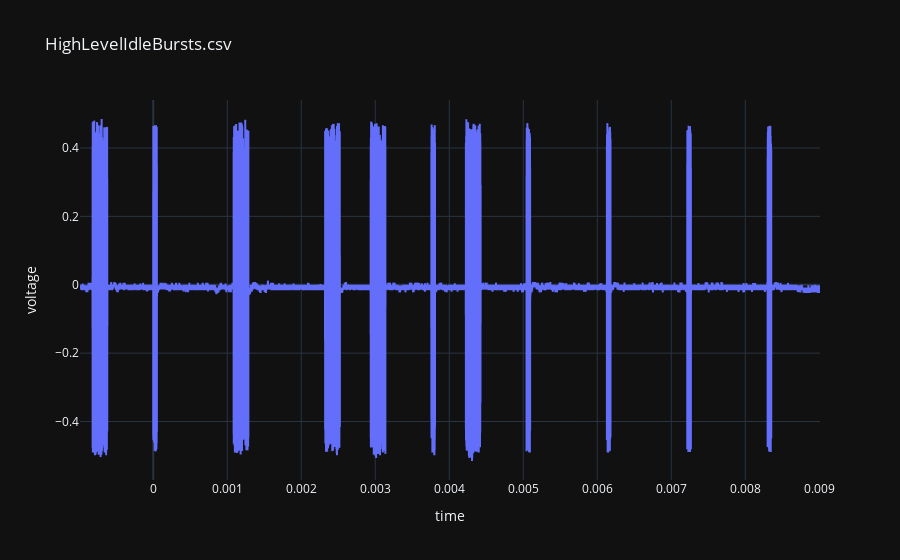

The notebook cell this image was saved under:
### Markdown cell above
# Button Down data

Higher resolution data from some time after the down button was pressed

### Code cell
# Read in burst csv
df = pd.read_csv('/home/chrismettal/GitLocal/Shimano-E-Tube/data/scopes/SomewhereAfterButtonDown/SomewhereAfterButtonDown.csv')

# Drop garbage data at beginning
df = df.drop(index=[0,1])

# Convert scientific notation to float
df['time']  = df['x-axis'].astype(float)
df['voltage'] = df['1'].astype(float)
df = df.drop(columns=['x-axis', '1'])

# Plot dataframe
fig = px.line(df, x = 'time', y = 'voltage', title=file, template='plotly_dark')
fig.show()

### Figure 1 — Plotly figure (JSON) as saved in the notebook; plotly's stock layout.template omitted (floating-point values rounded to 4 significant figures; data arrays with more than 128 entries replaced by an {"elided": "..."} marker saying what was removed)
{"data": [{"hovertemplate": "time=%{x}<br>voltage=%{y}<extra></extra>", "legendgroup": "", "line": {"color": "#636efa", "dash": "solid"}, "marker": {"symbol": "circle"}, "mode": "lines", "name": "", "showlegend": false, "type": "scattergl", "x": {"elided": "64515 float values"}, "xaxis": "x", "y": {"elided": "64515 float values"}, "yaxis": "y"}], "layout": {"legend": {"tracegroupgap": 0}, "title": {"text": "HighLevelIdleBursts.csv"}, "xaxis": {"anchor": "y", "domain": [0, 1], "title": {"text": "time"}}, "yaxis": {"anchor": "x", "domain": [0, 1], "title": {"text": "voltage"}}}}
